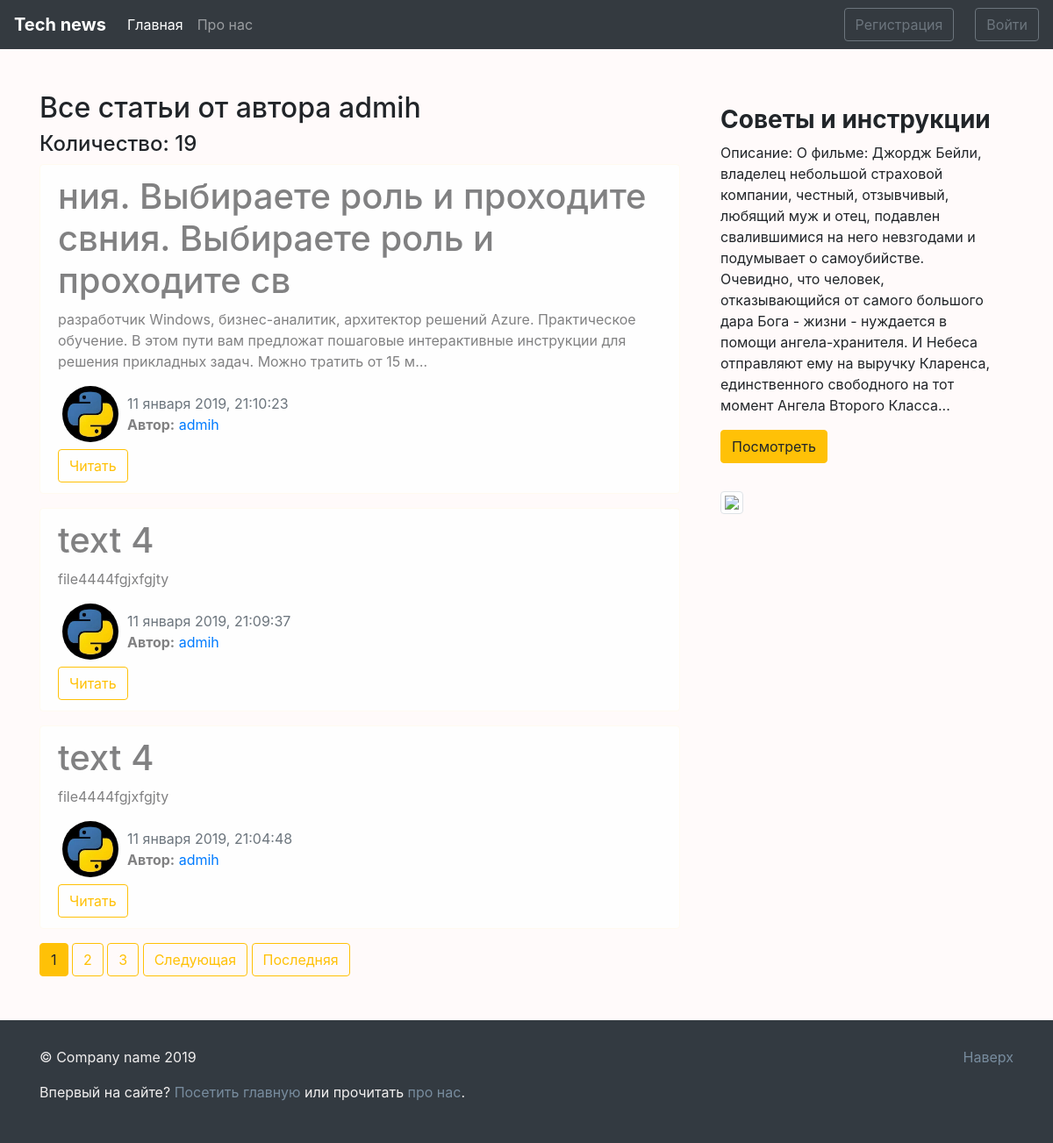
Before: /user/admih/ with the older database file.
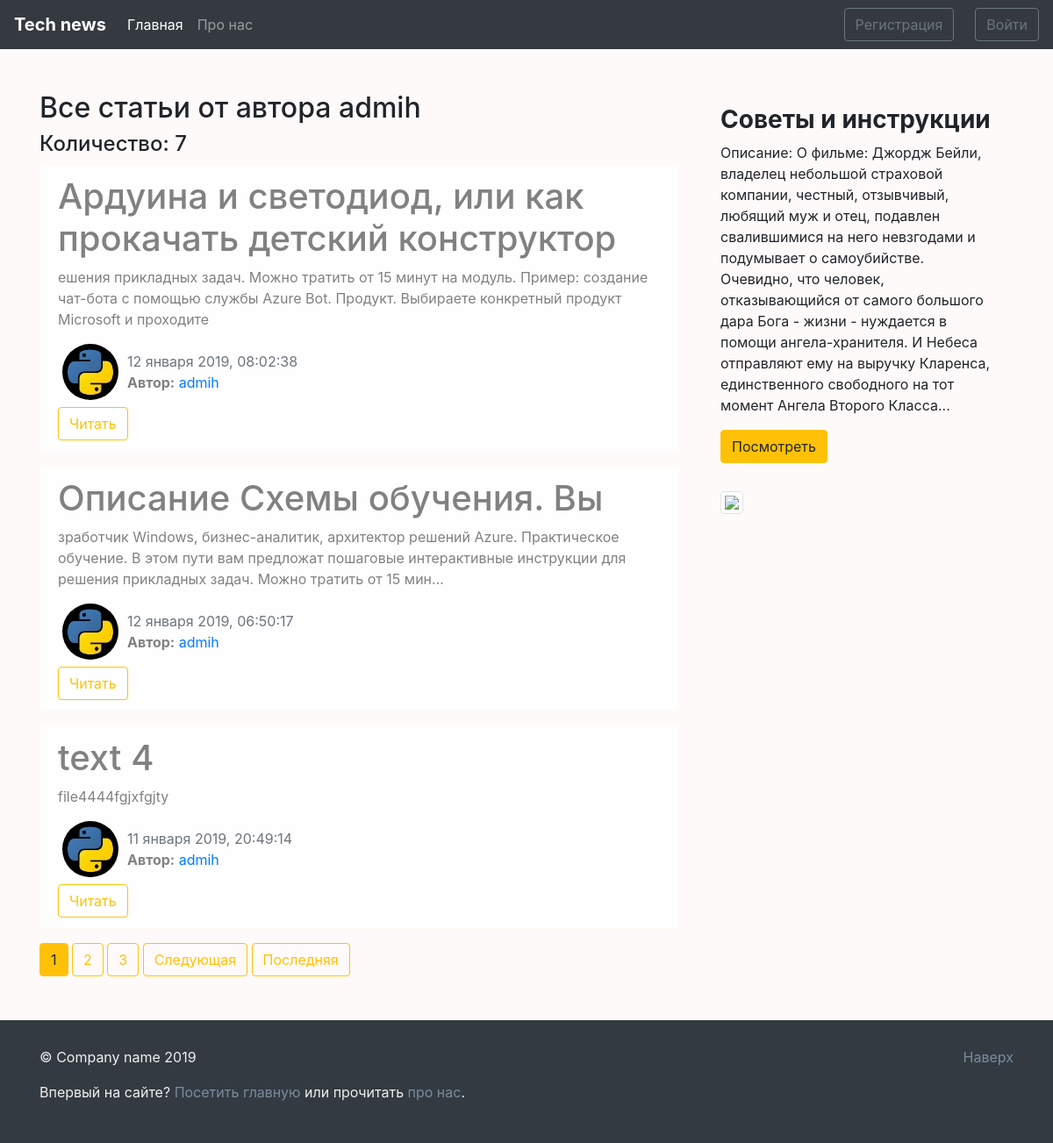
After: the same page with the newer database file.
### blog/models.py (models this page shows, shortened)
class News(models.Model):
    title = models.CharField(max_length=100) # не больше 250 можно
    text = models.TextField()
    date = models.DateTimeField(default=timezone.now)
    author = models.ForeignKey(User, on_delete=models.CASCADE)

### users/models.py (models this page shows, shortened)
class Profile(models.Model):
    user = models.OneToOneField(User, on_delete=models.CASCADE)
    img = models.ImageField(default='default.jpg', upload_to='user_images')

### blog/views.py (the view)
# urls.py: path('user/<str:username>/', views.UserAllNewsView.as_view(), name='user-news'),
class UserAllNewsView(ListView):
    model = News
    template_name = 'blog/user_news.html'
    context_object_name = 'news'
    paginate_by = 3
    def get_queryset(self):
        user = get_object_or_404(User, username=self.kwargs.get('username'))
        return News.objects.filter(author=user).order_by('-date')
    def get_context_data(self, **kwards):
        ctx = super(UserAllNewsView, self).get_context_data(**kwards)
        ctx['title'] = f"Все статьи от пользователя {self.kwargs.get('username')}"
        return ctx

### blog/templates/blog/user_news.html (shortened to what this page needs)
{% extends 'blog/main.html' %}
{% block main_section %}
  <h2>Все статьи от автора {{ view.kwargs.username }}</h2>
  <h4>Количество: {{ page_obj.paginator.count }}</h4>
  {% for post in news %}
    <div class="alert alert-light">
      <h1>{{ post.title }}</h1>
      <p>{{ post.text|striptags|truncatechars:200 }}</p>
      <div class="row">
        <div>
          {% if post.author.profile.img %}
            <img src="{{ post.author.profile.img.url }}" alt="{{ post.author }}" class="user_image">
          {% else %}
            <img src="/images/default.jpg" alt="{{ post.author }}" class="user_image">
          {% endif %}
        </div>
        <div class="mt-2">
          <span class="text-muted">{{ post.date|date:"d E Y, H:i:s" }}</span>
          <p><b>Автор:</b> <a href="{% url 'user-news' post.author %}">{{post.author}}</a></p>
        </div>
      </div>
      <a href="{% url 'news-detail' post.id %}" class="btn btn-outline-warning">Читать</a>
    </div>
  {% endfor %}
  {% if is_paginated %}
    {% for num in page_obj.paginator.page_range %}
      {% if num == page_obj.number %}
        <button class="btn btn-warning">{{ num }}</button>
      {% elif num > page_obj.number|add:'-3' and num < page_obj.number|add:'3' %}
        <a href="?page={{ num }}" class="btn btn-outline-warning">{{ num }}</a>
      {% endif %}
    {% endfor %}
    {% if page_obj.has_next %}
      <a href="?page={{ page_obj.next_page_number }}" class="btn btn-outline-warning">Следующая</a>
      <a href="?page={{ page_obj.paginator.num_pages }}" class="btn btn-outline-warning">Последняя</a>
    {% endif %}
  {% endif %}
{% endblock main_section %}
{% block aside_news_section %}
  <h3><b>Советы и инструкции</b></h3>
  <p>Описание: О фильме: Джордж Бейли, владелец небольшой страховой компании, честный, отзывчивый, любящий муж и отец, подавлен свалившимися на него невзгодами и подумывает о самоубийстве. Очевидно, что человек, отказывающийся от самого большого дара Бога - жизни - нуждается в помощи ангела-хранителя. И Небеса отправляют ему на выручку Кларенса, единственного свободного на тот момент Ангела Второго Класса...</p>
  <a href="" target="_blank">
    <button class="btn btn-warning">Посмотреть</button>
  </a>
{% endblock aside_news_section %}

Changed rows visible on the page:
removed News: title "ния. Выбираете роль и проходите свния. Выбираете роль и проходите св", text "разработчик Windows, бизнес-аналитик, архитектор решений Azure. Практическое обучение. В этом пути вам предложат пошаговые интерактивные инструкции для решения прикладных задач. Можно тратить от 15 м…", author.profile.img (picture), date "11 января 2019, 21:10:23", author "admih"
removed News: title "text 4", text "file4444fgjxfgjty", author.profile.img (picture), date "11 января 2019, 21:09:37", author "admih"
removed News: title "text 4", text "file4444fgjxfgjty", author.profile.img (picture), date "11 января 2019, 21:04:48", author "admih"
added News: title "Ардуина и светодиод, или как прокачать детский конструктор", text "ешения прикладных задач. Можно тратить от 15 минут на модуль. Пример: создание чат-бота с помощью службы Azure Bot. Продукт. Выбираете конкретный продукт Microsoft и проходите", author.profile.img (picture), date "12 января 2019, 08:02:38", author "admih"
added News: title "Описание Схемы обучения. Вы", text "зработчик Windows, бизнес-аналитик, архитектор решений Azure. Практическое обучение. В этом пути вам предложат пошаговые интерактивные инструкции для решения прикладных задач. Можно тратить от 15 мин…", author.profile.img (picture), date "12 января 2019, 06:50:17", author "admih"
now on this page (row unchanged): News: title "text 4", text "file4444fgjxfgjty", author.profile.img (picture), date "11 января 2019, 20:49:14", author "admih"
Other visible differences:
{{ page_obj.paginator.count }}: "19" → "7"
